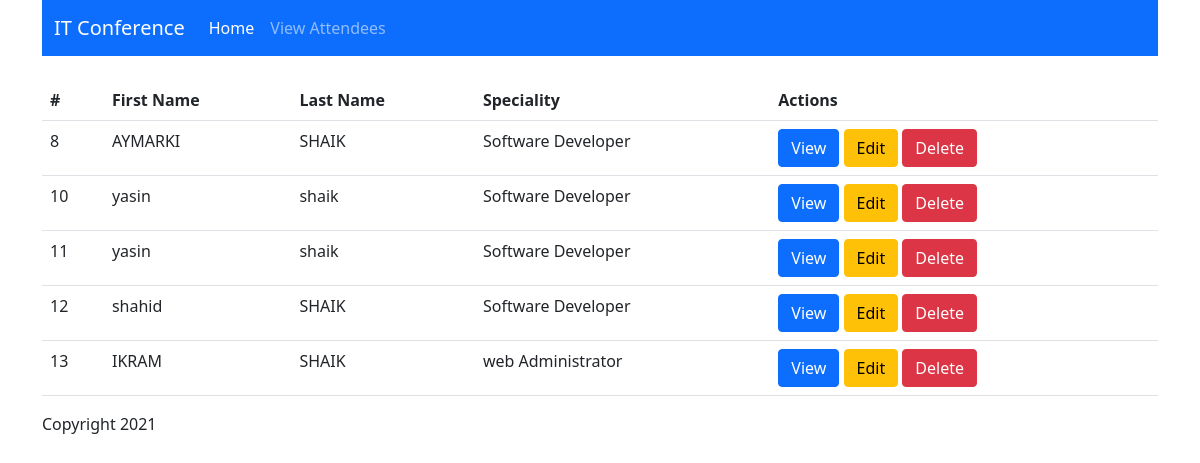
The page /viewrecords.php on the database its author committed.
### tables this page shows
CREATE TABLE `attendee` (
  `Attendee_ID` int(11) NOT NULL,
  `firstname` varchar(100) NOT NULL,
  `lastname` varchar(100) NOT NULL,
  `DOB` date NOT NULL,
  `EmailAddress` varchar(100) NOT NULL,
  `ContactNumber` varchar(20) NOT NULL,
  `Speciality_id` int(11) NOT NULL
);

CREATE TABLE `speciality_id` (
  `Speciality_id` int(11) NOT NULL,
  `name` varchar(50) NOT NULL
);

### DB/conn.php (called while the page is built)
<?php
    $host = 'sql6.freemysqlhosting.net';
    $db = 'sql6421502';
    $user = 'sql6421502';
    $pass = '2iRwY49h8F';
    $charset = 'utf8mb4';
    $dsn = "mysql:host=$host;dbname=$db;charset=$charset";
    try{
        $pdo = new PDO($dsn, $user, $pass);
        $pdo->setAttribute(PDO::ATTR_ERRMODE, PDO::ERRMODE_EXCEPTION);
    } catch(PDOException $e) {
        throw new PDOException($e->getMessage());
    }
    require_once 'crud.php';
    $crud =new crud($pdo);
?>

### DB/crud.php (called while the page is built, shortened)
<?php
    class crud{
        private $db;
        function __construct($conn){
            $this->db=$conn;
        }
        public function getAttendees(){
            try{
                $sql = "SELECT * FROM `attendee` a inner join speciality_id s on a.Speciality_id = s.Speciality_id";
                $result = $this->db->query($sql);
                return $result;
            }catch(PDOException $e){
                echo $e->getmessage();
                return false;
               }
        }
    }
?>

### viewrecords.php (the view, shortened to what this page needs)
<?php
require_once "includes/header.php" ;
require_once "db/conn.php";
$results = $crud->getAttendees();
?>
<table class="table">
<tr>
    <th>#</th>
    <th>First Name</th>
    <th>Last Name</th>
    <th>Speciality</th>
    <th>Actions</th>
</tr>
<?php
    while($r=$results->fetch(PDO::FETCH_ASSOC)){ ?>
        <tr>
            <td><?php echo $r['Attendee_ID'] ?></td>
            <td><?php echo $r['firstname'] ?></td>
            <td><?php echo $r['lastname'] ?></td>
            <td><?php echo $r['name'] ?></td>
            <td>
                <a href="view.php?id=<?php echo $r['Attendee_ID']?>" class="btn btn-primary">View</a>
                <a href="edit.php?id=<?php echo $r['Attendee_ID']?>" class="btn btn-warning">Edit</a>
                <a onclick="return confirm('Are you sure you want to delete this record?')" href="delete.php?id=<?php echo $r['Attendee_ID']?>" class="btn btn-danger">Delete</a>
            </td>
        </tr>
<?php
}?>
</table>
<?php require_once "includes/footer.php" ?>

### includes/header.php (shortened to what this page needs)
<!doctype html>
<html lang="en">
  <head>
    <link href="https://cdn.jsdelivr.net/npm/bootstrap@5.0.0-beta3/dist/css/bootstrap.min.css" rel="stylesheet">
    <link rel="stylesheet" href="css/site.css">
    <link rel="stylesheet" href="//code.jquery.com/ui/1.12.1/themes/base/jquery-ui.css">
  </head>
  <body>
    <div class="container">
    <nav class="navbar navbar-expand-lg navbar-dark bg-primary">
      <div class="container-fluid">
        <a class="navbar-brand" href="index.php">IT Conference</a>
        <div class="collapse navbar-collapse" id="navbarNav">
          <ul class="navbar-nav">
            <li class="nav-item">
              <a class="nav-link active" aria-current="page" href="index.php">Home</a>
            </li>
            <li class="nav-item">
              <a class="nav-link" href="viewrecords.php">View Attendees</a>
            </li>
          </ul>
        </div>
      </div>
</nav>
<br/>

### includes/footer.php (shortened to what this page needs)
  <div id="footer">
    <?php
        echo  ' Copyright '.date("Y");
    ?>
  </div>
 </div>
  </body>
</html>

### rows shown on the page
attendee: Attendee_ID "8", firstname "AYMARKI", lastname "SHAIK", Speciality.name "Software Developer"
attendee: Attendee_ID "10", firstname "yasin", lastname "shaik", Speciality.name "Software Developer"
attendee: Attendee_ID "11", firstname "yasin", lastname "shaik", Speciality.name "Software Developer"
attendee: Attendee_ID "12", firstname "shahid", lastname "SHAIK", Speciality.name "Software Developer"
attendee: Attendee_ID "13", firstname "IKRAM", lastname "SHAIK", Speciality.name "web Administrator"
